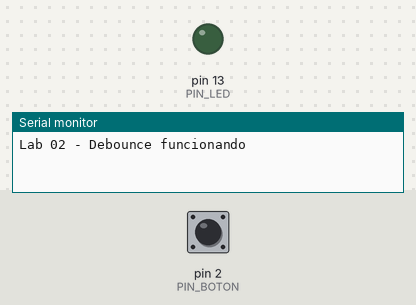
Recording of a sketch running on a simulated Arduino Uno, built with avr-gcc and run on an emulated ATmega328P. Shown: output pins drawn as LEDs (lit = HIGH), the last lines printed to the serial monitor. The test bench sets the inputs (shaded band); at power-on: pin 2 (PIN_BOTON) HIGH.

Above: at 1.2 s.
1.3 s: pin 2 (PIN_BOTON) pulled LOW for 0.15 s
At 2.2 s:
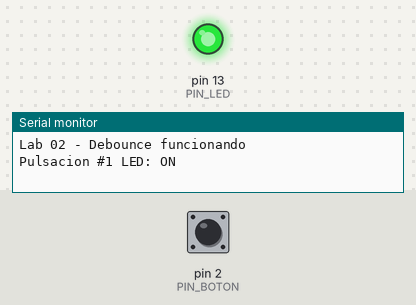
2.9 s: pin 2 (PIN_BOTON) pulled LOW for 1 s
At 3.5 s:
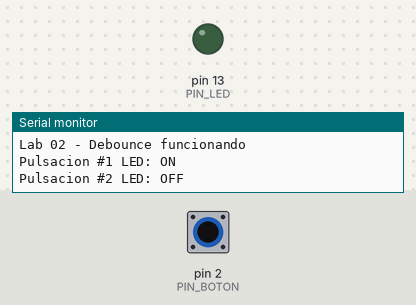
5.4 s: pin 2 (PIN_BOTON) pulled LOW for 3.2 s
At 6.6 s:
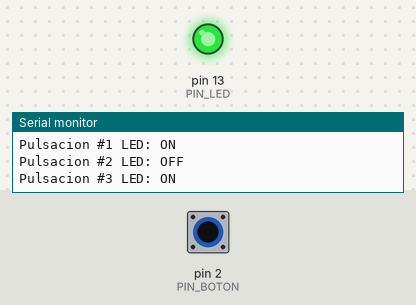
Timing chart, 0 to 8.4 s (numbered marks = the images above; inputs shaded):
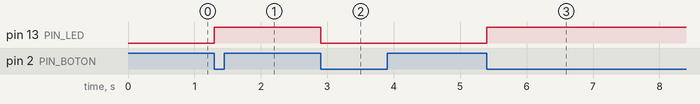

The sketch:

sketch.ino
```cpp
const int PIN_BOTON = 2;
const int PIN_LED = 13;

int estado_led = LOW;
int conteo = 0;

unsigned long ultimoTiempo = 0;
const int debounceDelay = 50;

int ultimoEstadoBoton = HIGH;

void setup() {
  pinMode(PIN_BOTON, INPUT_PULLUP);
  pinMode(PIN_LED, OUTPUT);

  Serial.begin(9600);
  Serial.println("Lab 02 - Debounce funcionando");
}

void loop() {
  int lectura = digitalRead(PIN_BOTON);

  if (lectura != ultimoEstadoBoton) {
    if ((millis() - ultimoTiempo) > debounceDelay) {

      // Detecta cuando presionas
      if (lectura == LOW) {
        conteo++;

        estado_led = !estado_led;
        digitalWrite(PIN_LED, estado_led);

        Serial.print("Pulsacion #");
        Serial.print(conteo);
        Serial.print(" LED: ");
        Serial.println(estado_led ? "ON" : "OFF");
      }

      ultimoTiempo = millis();
    }
  }

  ultimoEstadoBoton = lectura;
}
```

Measured:
- after the input at 1.3 s, pin 13 (PIN_LED): LOW → HIGH at once
- after the input at 2.9 s, pin 13 (PIN_LED): HIGH → LOW at once
- after the input at 5.4 s, pin 13 (PIN_LED): LOW → HIGH at once
